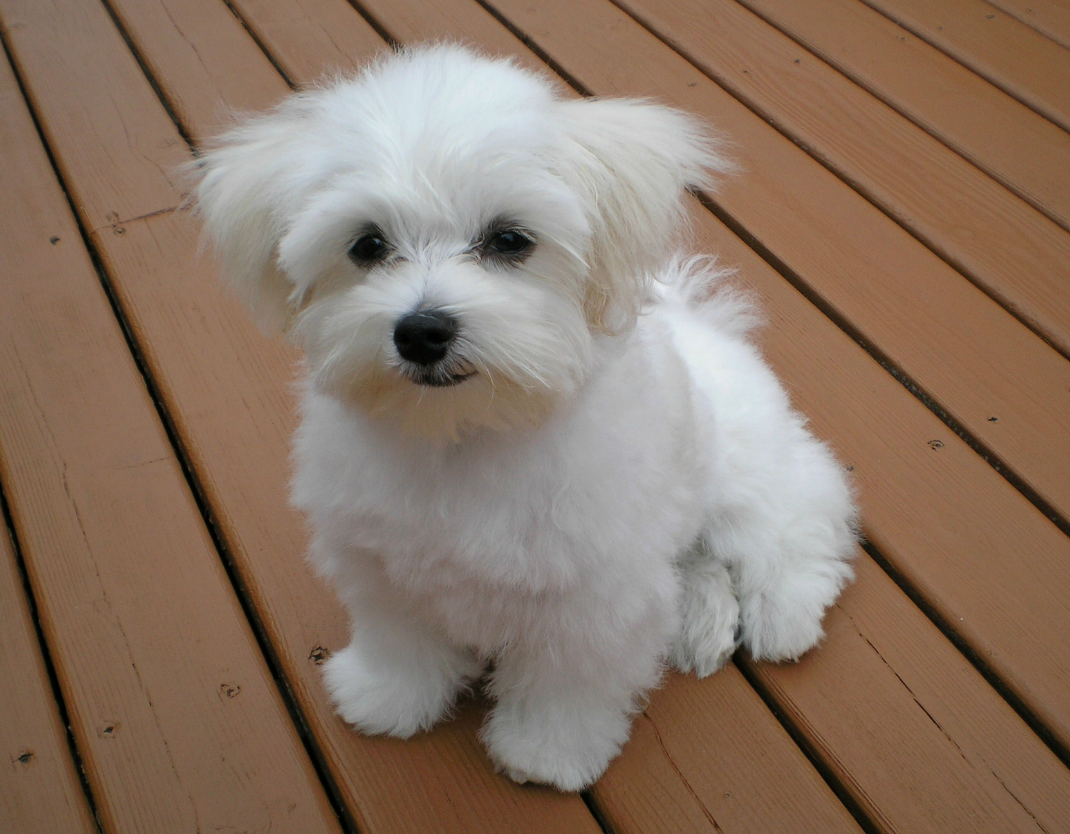
#> input picture data/dog_1.png, 1070 x 834 px
$ python thresh_binary.py
#> lines starting #> are read from the running program, lines starting #| are printed output that depends on the picture; after the words box and inside, x2 and y2 are one past the last pixel; in counts of white or black regions, pixels touching at a corner belong together
import cv2
from matplotlib import pyplot as plt
import numpy as np

def show_pic(img):
    fig = plt.figure(figsize=(15, 15))
    ax = fig.add_subplot(111)
    ax.imshow(img, cmap = 'gray')
    plt.show()

#   open a new img
img = cv2.imread("../data/dog_1.png",0)
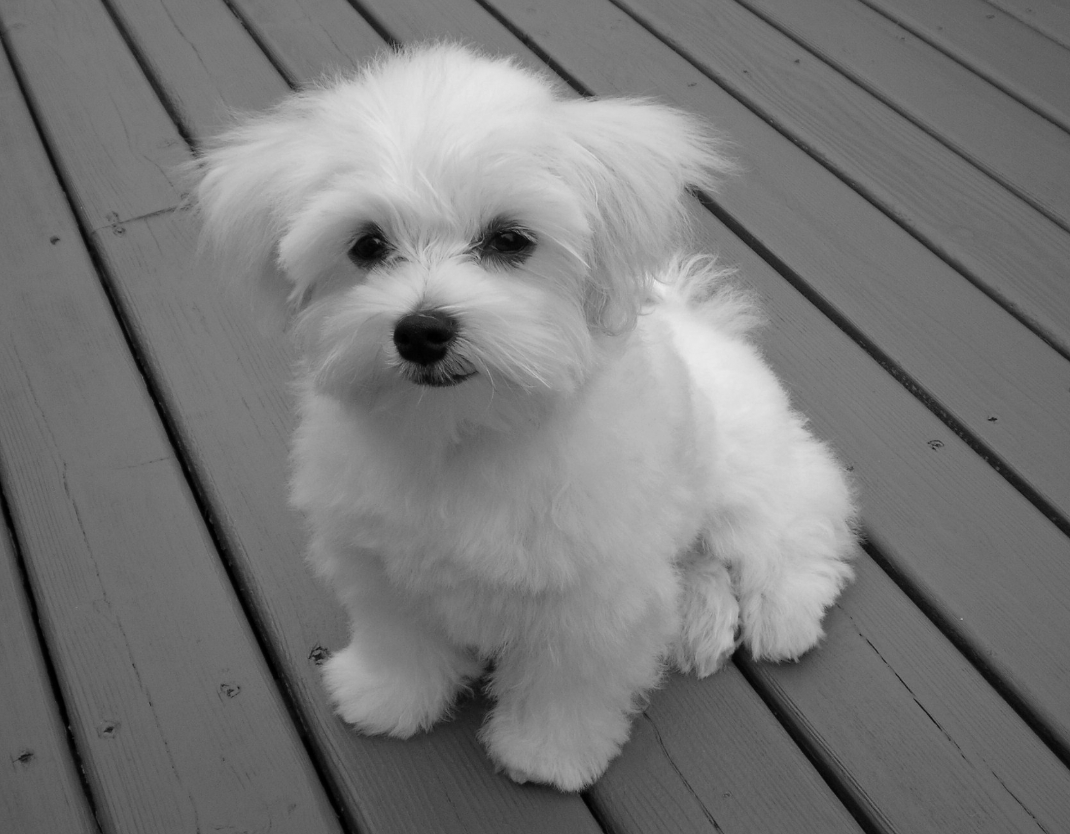
#> img: shape (834, 1070); min 0, max 234, mean 120.2
print (img[200:500])
#> (printed output is left out)
# 100 보다 작으면 0으로, 그렇지 않다면 255로 바꿔줌
ret, thresh = cv2.threshold(img, 100, 255, cv2.THRESH_BINARY)
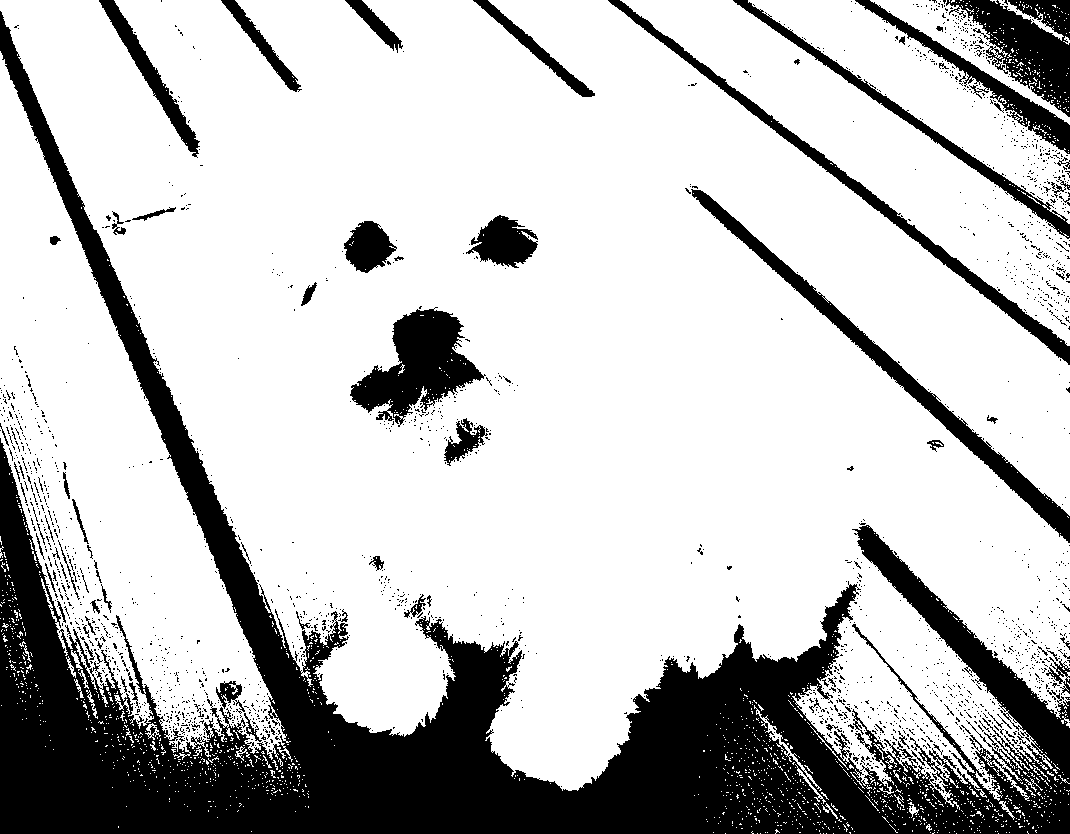
#> thresh: shape (834, 1070); 76.1% white; 2114 black regions (2033 under 20 px), largest, box (x1, y1, x2, y2) and area: (0, 11, 1070, 834) 157087, (350, 307, 486, 427) 7613, (691, 189, 1070, 543) 7437
print (thresh[200:500])
#> (printed output is left out)
show_pic(thresh)

$ run again, with data/brick_with_vace.png copied over data/dog_1.png
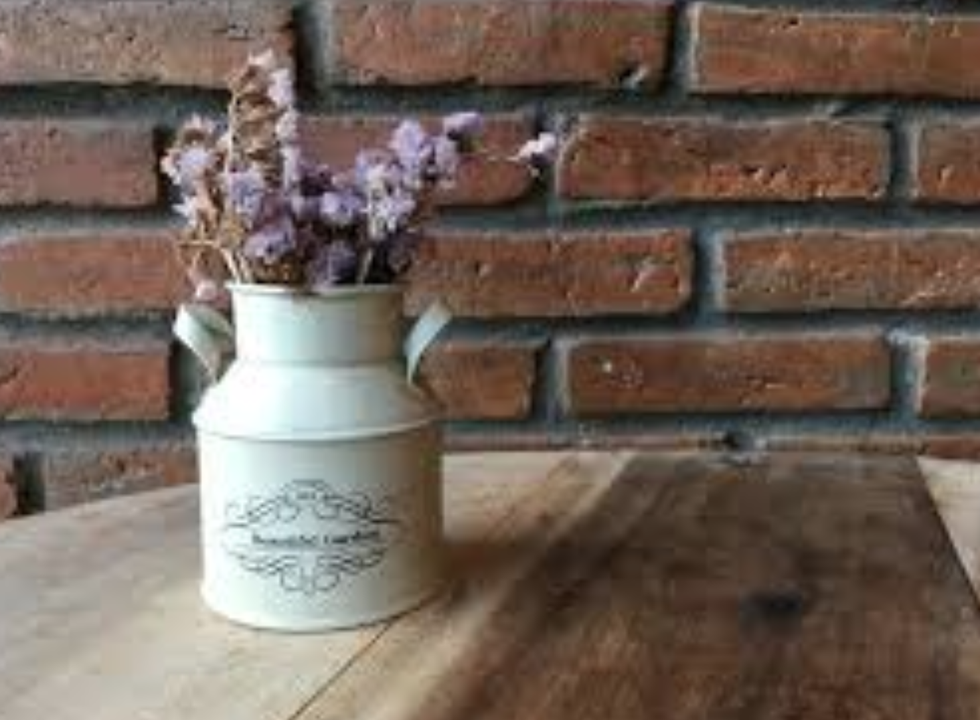
#> input picture data/brick_with_vace.png, 980 x 720 px, shrunk from 1464 x 1076 before the run
#> `img = cv2.imread("../data/dog_1.png",0)`:
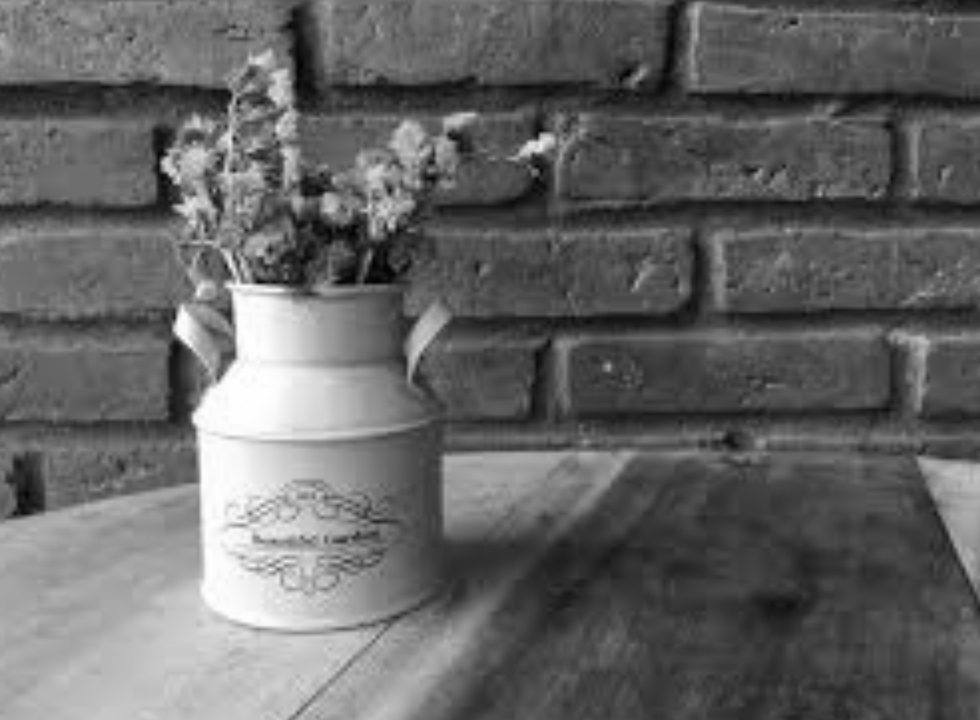
#> img: shape (720, 980); min 0, max 255, mean 101.1
#> (printed output is left out)
#> `ret, thresh = cv2.threshold(img, 100, 255, cv2.THRESH_BINARY)`:
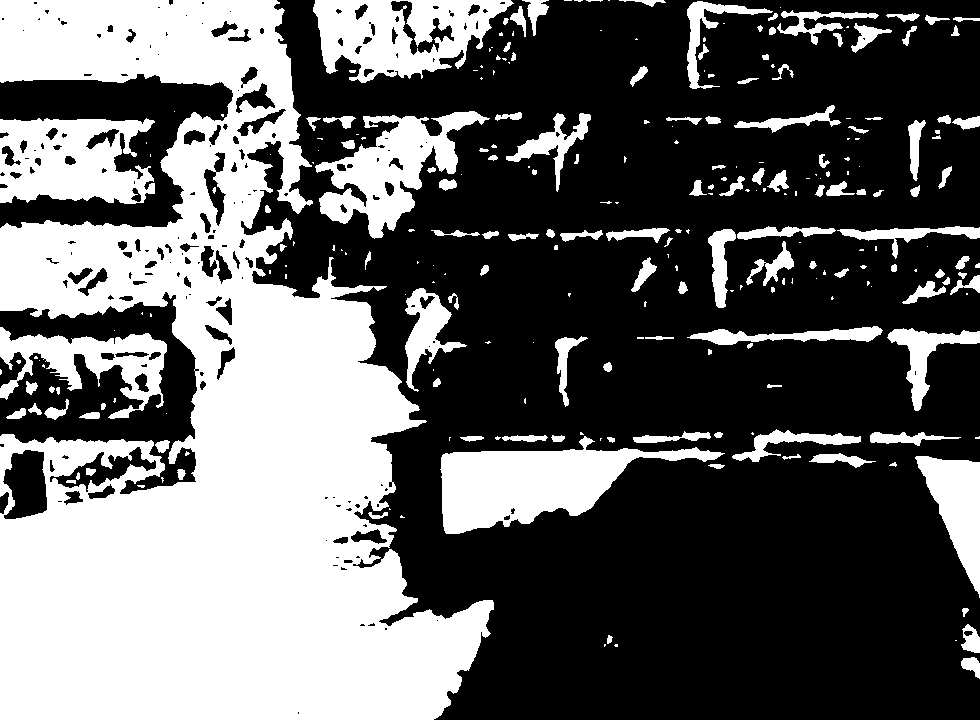
#> thresh: shape (720, 980); 39.2% white; 263 white regions (128 under 20 px), largest, box (x1, y1, x2, y2) and area: (0, 0, 494, 720) 193829, (440, 436, 725, 534) 12705, (313, 0, 514, 83) 10036
#> (printed output is left out)
